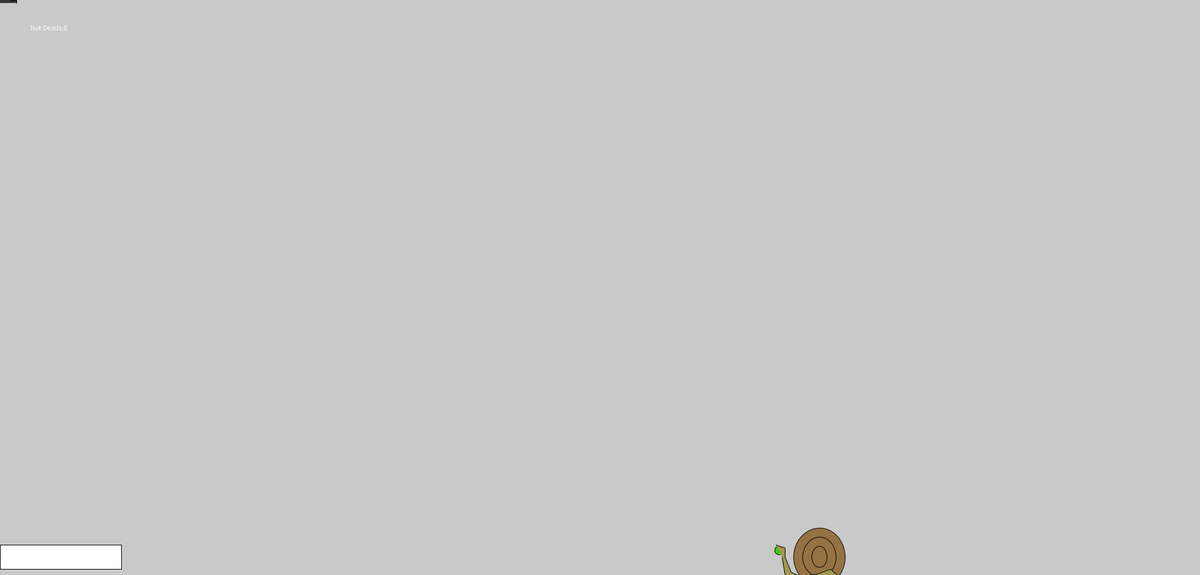
Frame 1 (no input)
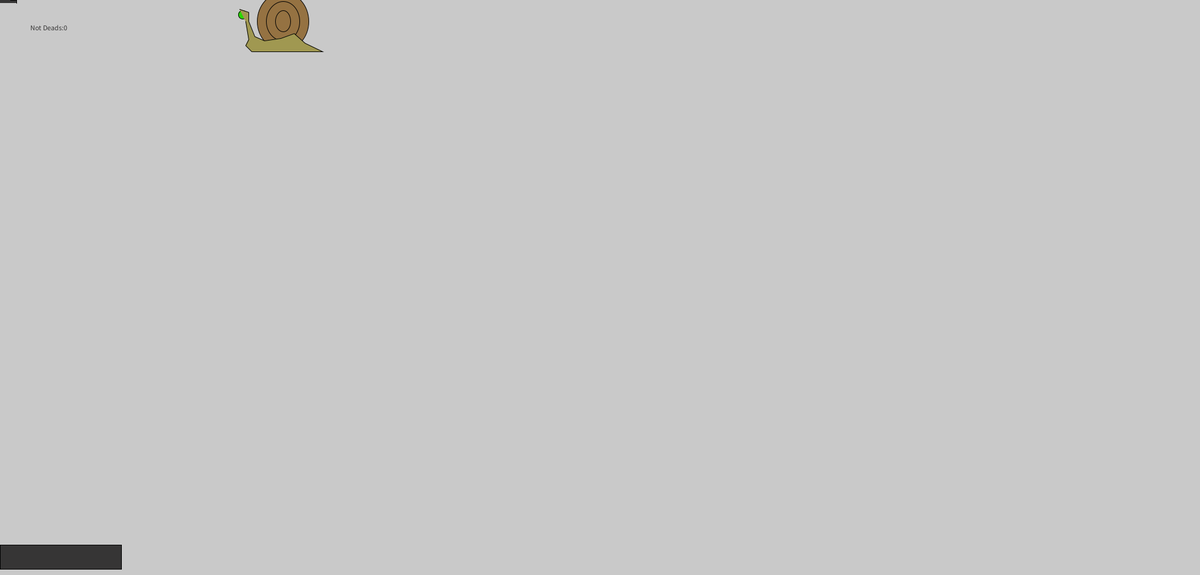
Frame 60 (the mouse pressed at the canvas centre just before this capture)
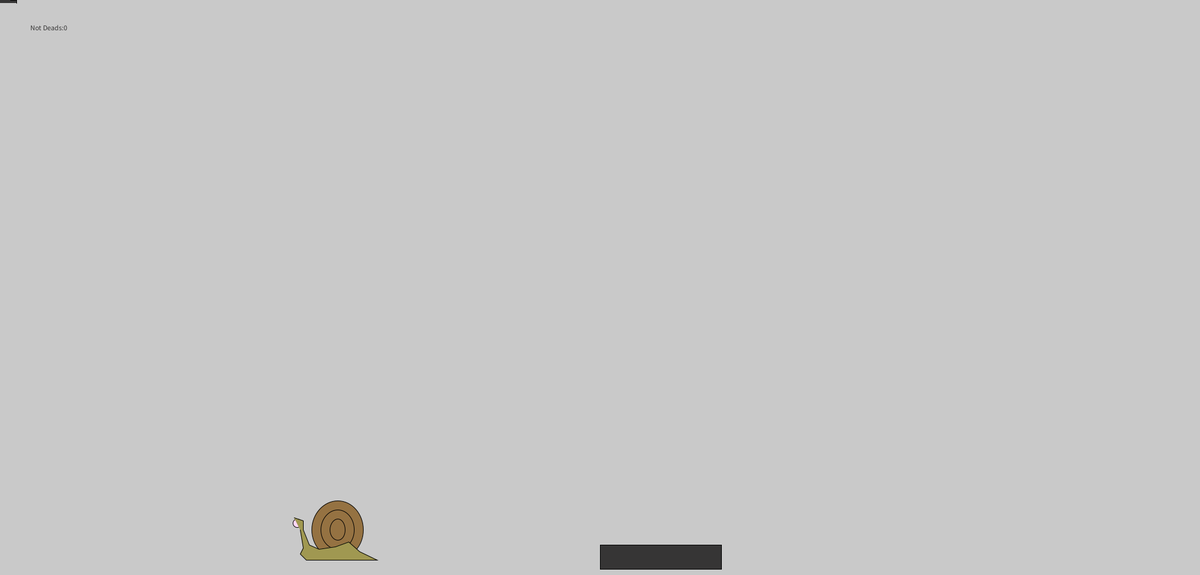
Frame 120 (the mouse held since frame 60 and released just before this capture)

The Processing sketch that drew these frames (run headless with seeded random() and noise(); from frame 60 on, the mouse is pressed at the canvas centre):

// Processing sketch: Snail_Pong
// ── Snail_Pong.pde
//A very simple game of pong
int pHeight=50;
int x,y,score=0;
int changeX=-15;
int changeY=-15;
int gameOver=0;
int hx = x-10;
int hy = y+5;
void setup()
{
  size(1980, 950);
  x=(int)random(width);
  y=height-pHeight;
}
void draw()
{
  background(201);
  if(gameOver==0)
  {
     
    text("Not Deads:"+score+"",50,50);
    rect(mouseX,height-pHeight,200,40);
    //shell
fill(#957242);
ellipse(x+72,y+20,85,95);

ellipse(x+72,y+20,55,65);

ellipse(x+72,y+20,25,35);

//eye
fill(mouseX+43,215,mouseX/4);
ellipse(x+5,y+9,14,14);

//body
fill(#A09851);
beginShape();
vertex(x,y);
vertex(x+15,y+5);
vertex(x+15,y+20);
vertex(x+25,y+45);
vertex(x+41,y+52);
vertex(x+68,y+48);
vertex(x+90,y+40);
vertex(x+108,y+56);
vertex(x+137,y+70);
vertex(x+20,y+70);
vertex(x+10,y+60);
vertex(x+15,y+50);
vertex(x+10,y+20);
endShape();

//hat
fill(#363535);
beginShape();
vertex(hx,hy);
vertex(hx,hy-5);
vertex(hx+7,hy-5);
vertex(hx+7,hy-20);
vertex(hx+27,hy-20);
vertex(hx+27,hy-5);
vertex(hx+37,hy-5);
vertex(hx+37,hy);
endShape();
    x=x+changeX;
    y=y+changeY;
    if(x<0 | x>width)
    {
      changeX=-changeX;
    }
    if(y<0)
    {
    changeY=-changeY;
    }
    if(y>height-pHeight)
    {
      //check whether it is falling inside the rectangle or not
      if(x>mouseX && x<mouseX+500)
      {
        changeY=-changeY; //bounce back
        score++;
      }
      else
      {
        gameOver = 1;
      }
    }
  }
  else
  {
  
  }
 
}
void mouseClicked()
{
  changeY=-changeY;
  score=0;
  gameOver=0;
}
